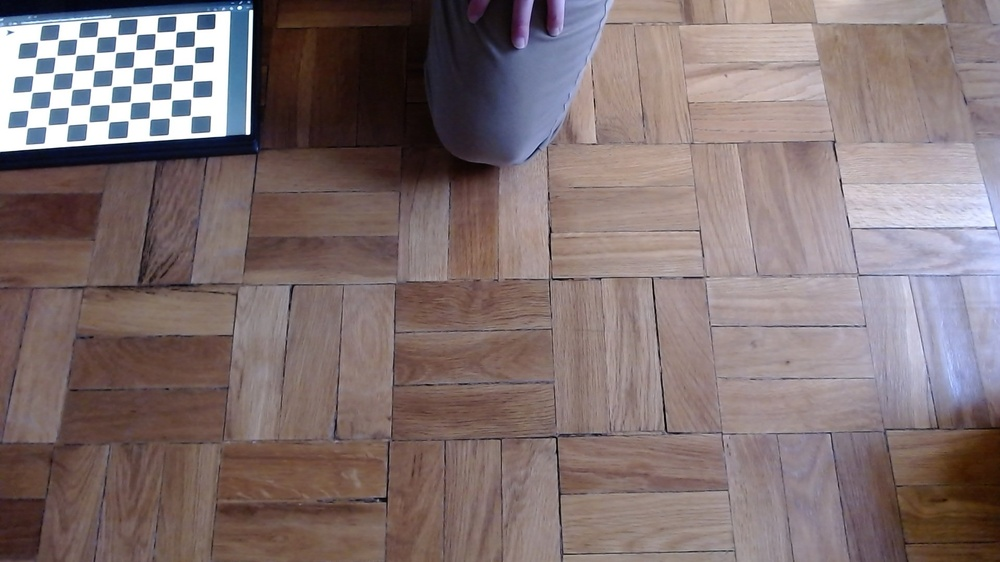
#> input picture media/calib_img/WIN_20220222_16_18_06_Pro.jpg, 1000 x 562 px, shrunk from 1920 x 1080 before the run; its folder holds only this picture in this run
$ python calibrate_camera.py
#> lines starting #> are read from the running program, lines starting #| are printed output that depends on the picture
#!/usr/bin/env python

"""
Camera Calibration script taken from the Tinker-Twins, Camera-Calibration repo
https://github.com/Tinker-Twins/Camera-Calibration/blob/main/Camera%20Calibration.ipynb

Orignal Authors: Tanmay Samak and Chinmay Samak
"""

######################################################################

import numpy as np
import cv2
import glob
import pickle
import collections
import matplotlib.pyplot as plt
import matplotlib.image as mpimg

######################################################################
ROW = 7 - 1
COL = 10 - 1
PLOT_CALIBRATIONS = False

cell_size = 0.021 #21cm, Size of the square cell (should not affect the result)
objp = np.zeros((ROW*COL,3), np.float32) # Using a 6x9 grid image for calibration
objp[:,:2] = np.mgrid[0:COL,0:ROW].T.reshape(-1,2)*cell_size # Grid points

# Arrays to store object points and image points from all the images
objpoints = [] # 3D points in real world space
imgpoints = [] # 2D points in image plane

# Make a list of calibration images
images = glob.glob('/root/AprilTag/media/calib_img/*.jpg')
print("calibrating according to", len(images), "images")
img1 = mpimg.imread(images[0])
#> img1 is the input picture: shape (562, 1000, 3); mean R, G, B 129.2, 113.7, 113.8
img_size = (img1.shape[1], img1.shape[0]) # Get the image dimensions
#> img_size = (1000, 562)

# Step through the list and search for grid corners
for image in images:
    img = mpimg.imread(image)
    gray_img = cv2.cvtColor(img,cv2.COLOR_RGB2GRAY)
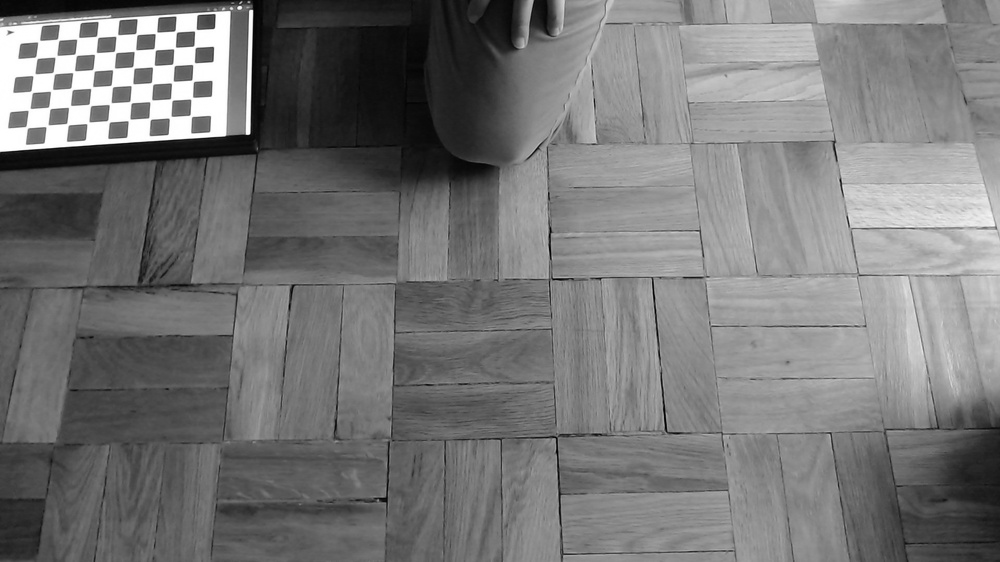
#> gray_img: shape (562, 1000); min 0, max 255, mean 118.3

    # Find the grid corners
    ret, corners = cv2.findChessboardCorners(gray_img, (COL,ROW),None)
#> ret = True; corners = 54 rows, first 8: [189.8, 115.1], [171.4, 116.2], [150.5, 119.5], [127.9, 120.9], [109.5, 122.2], [89.5, 124.5], [68.44, 125], [48.36, 124.5]

    # If found, append object points and image points to the respective arrays
    if ret == True:
        objpoints.append(objp)
        imgpoints.append(corners)

        # Draw and display the corners
        cv2.namedWindow('Corner Detection', cv2.WINDOW_NORMAL)
#> (the run stopped early here; a loop or call above may not have finished)

$ run again, on media/calib_img/WIN_20220222_16_18_37_Pro.jpg
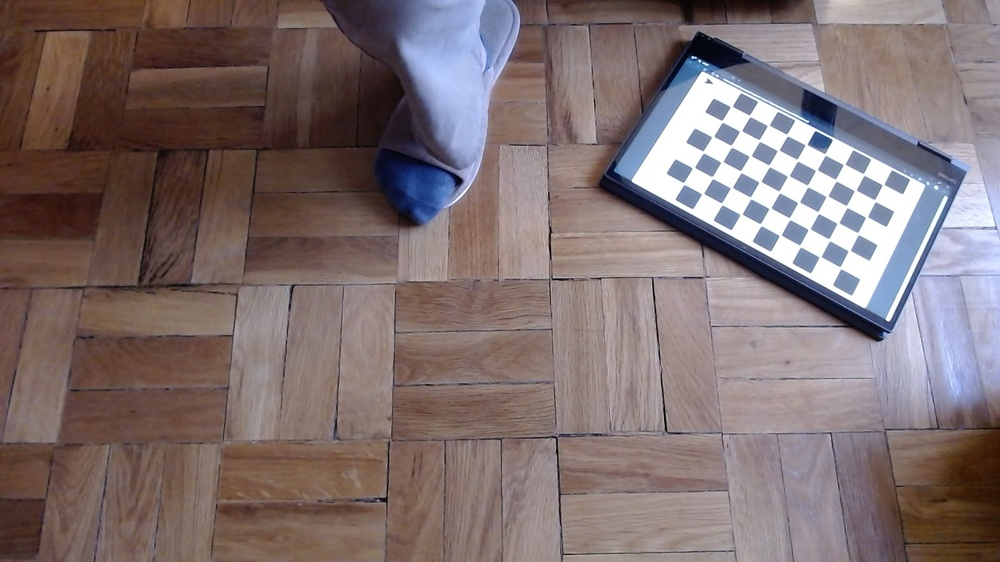
#> input picture media/calib_img/WIN_20220222_16_18_37_Pro.jpg, 1000 x 562 px, shrunk from 1920 x 1080 before the run
#> img1 is the input picture: shape (562, 1000, 3); mean R, G, B 126.6, 111.5, 111.8
#> `gray_img = cv2.cvtColor(img,cv2.COLOR_RGB2GRAY)`:
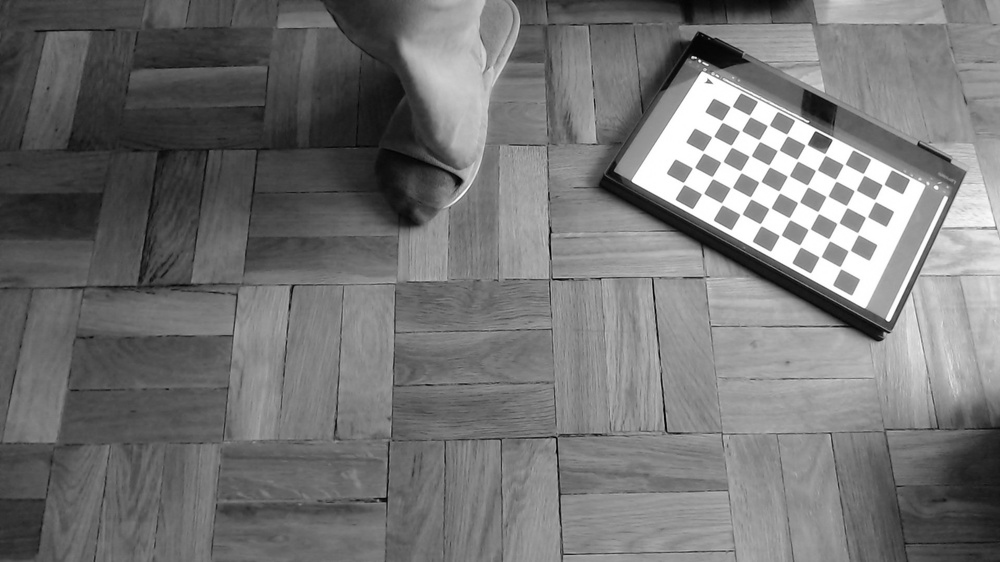
#> gray_img: shape (562, 1000); min 1, max 255, mean 116
#> ret = True; corners = 54 rows, first 8: [842, 262], [818.5, 257.5], [800.5, 247.7], [781.8, 234.5], [761.4, 226.4], [739.4, 215.1], [722.5, 205.4], [704.2, 192.7]

$ run again, on media/calib_img/WIN_20220222_16_18_42_Pro.jpg
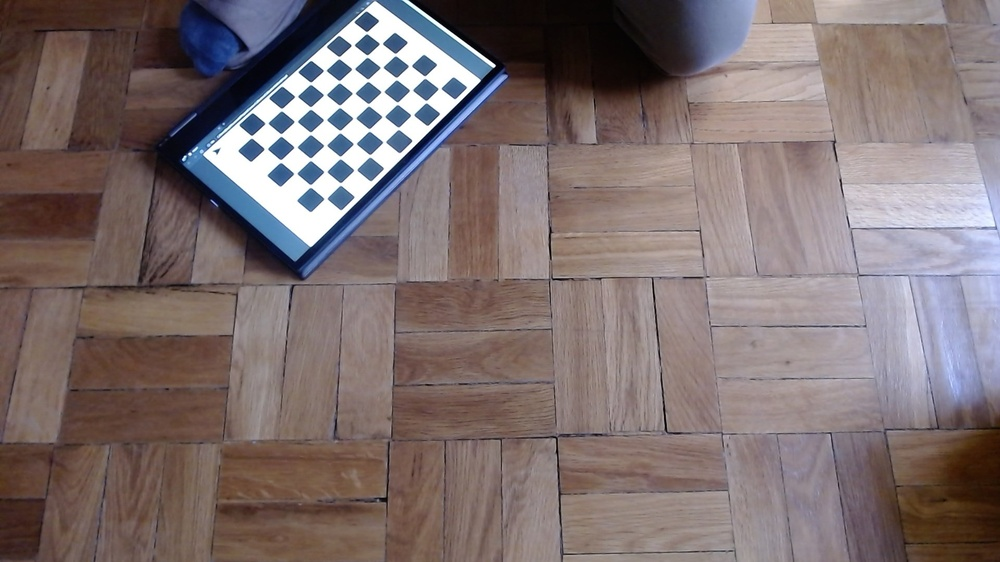
#> input picture media/calib_img/WIN_20220222_16_18_42_Pro.jpg, 1000 x 562 px, shrunk from 1920 x 1080 before the run
#> img1 is the input picture: shape (562, 1000, 3); mean R, G, B 125.4, 111.9, 112.1
#> `gray_img = cv2.cvtColor(img,cv2.COLOR_RGB2GRAY)`:
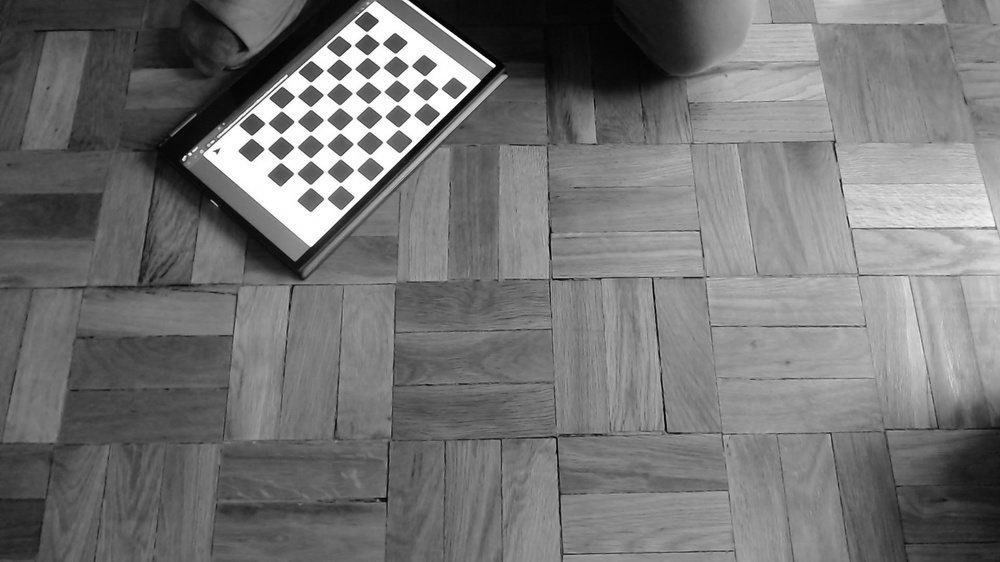
#> gray_img: shape (562, 1000); min 0, max 255, mean 115.9
#> ret = True; corners = 54 rows, first 8: [438.2, 88.65], [426, 101.2], [410.7, 115.2], [398.3, 127.5], [382.8, 142.2], [369.7, 154.7], [356.8, 169.6], [340.4, 182.7]

$ run again, on media/calib_img/WIN_20220222_16_18_50_Pro.jpg
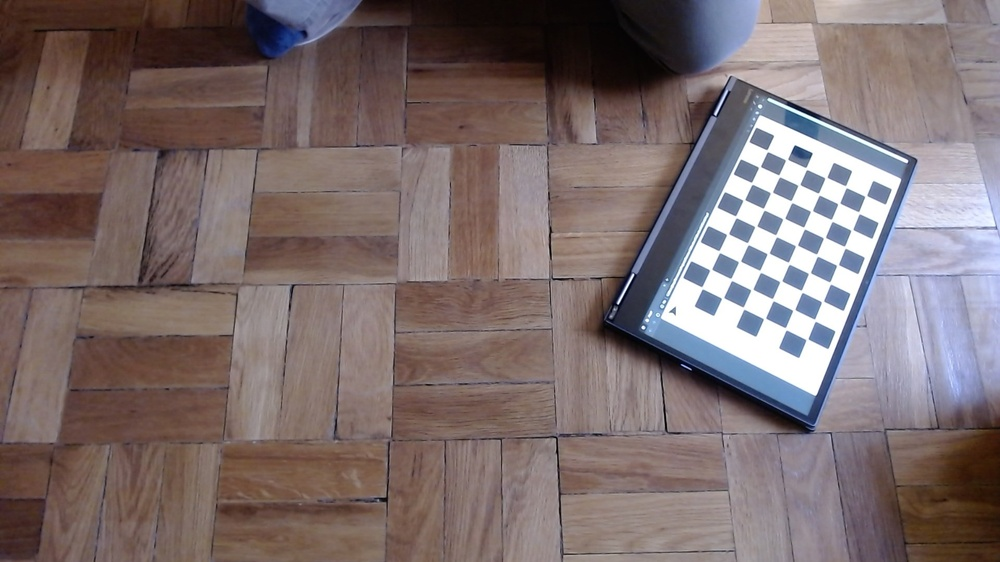
#> input picture media/calib_img/WIN_20220222_16_18_50_Pro.jpg, 1000 x 562 px, shrunk from 1920 x 1080 before the run
#> img1 is the input picture: shape (562, 1000, 3); mean R, G, B 123.5, 109.1, 109.3
#> `gray_img = cv2.cvtColor(img,cv2.COLOR_RGB2GRAY)`:
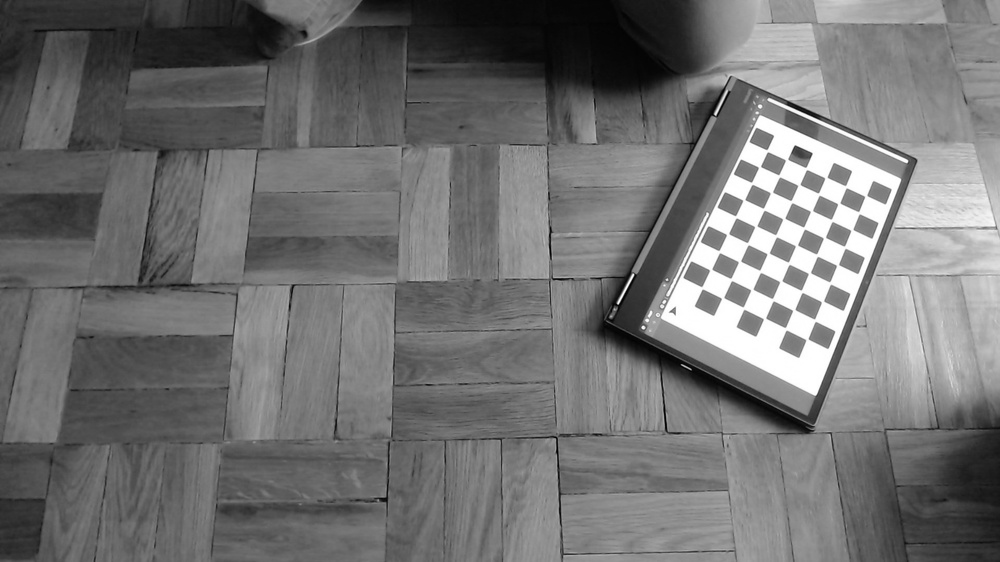
#> gray_img: shape (562, 1000); min 1, max 255, mean 113.5
#> ret = True; corners = 54 rows, first 8: [867, 194.7], [857.8, 211.2], [853.1, 228.8], [845.6, 248.8], [836.3, 266.2], [831.4, 284.6], [823.8, 300.3], [815.8, 321.7]
